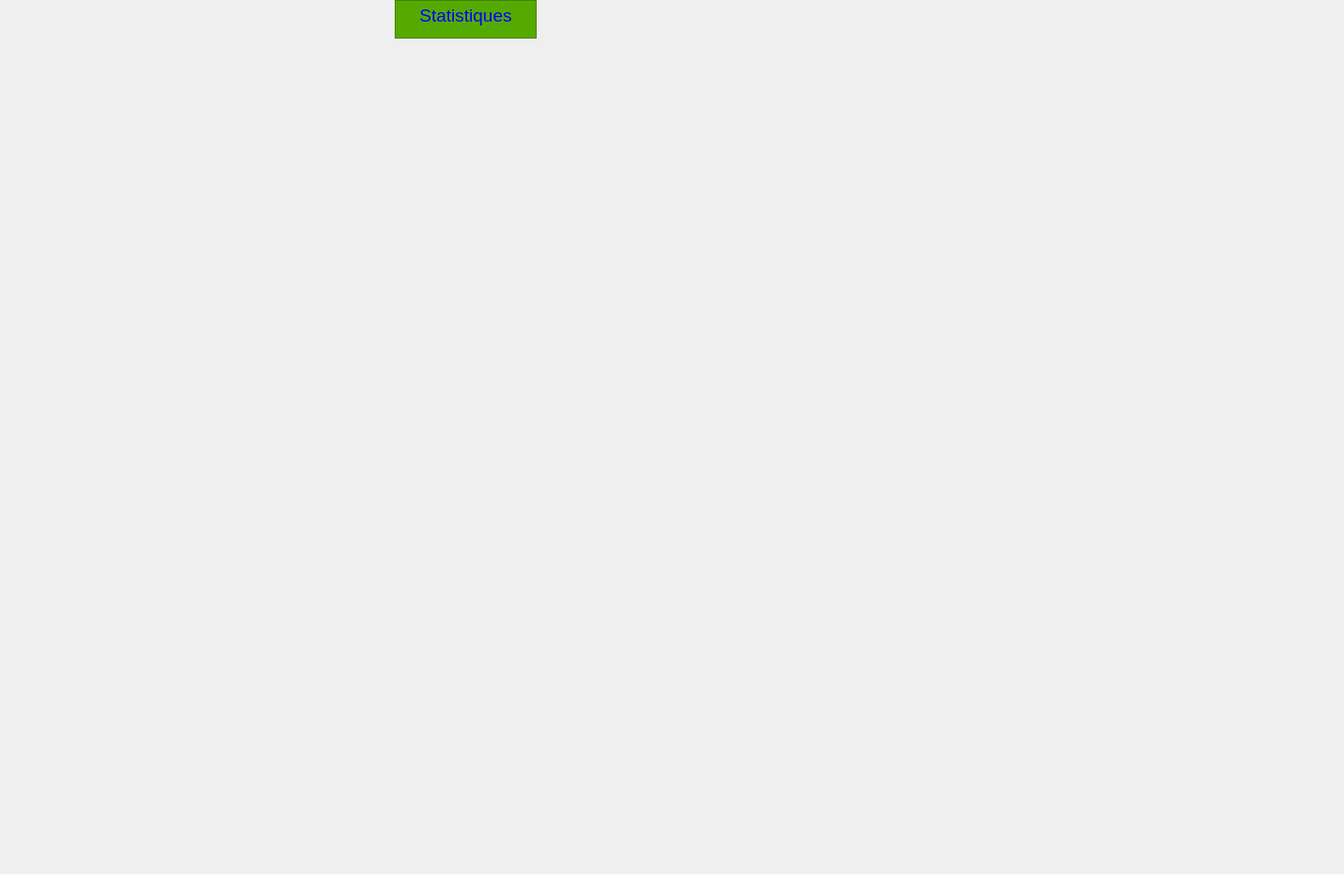
     <widget class="QWidget" name="tab_11">
      <attribute name="title">
       <string>Statistiques</string>
      </attribute>
      <widget class="QTextBrowser" name="textBrowser_7">
       <property name="geometry">
        <rect>
         <x>420</x>
         <y>0</y>
         <width>151</width>
         <height>41</height>
        </rect>
       </property>
       <property name="styleSheet">
        <string notr="true">color: rgb(0, 0, 255);
background-color: rgb(255, 255, 255);
background-color: rgb(85, 170, 0);</string>
       </property>
       <property name="html">
        <string>&lt;!DOCTYPE HTML PUBLIC &quot;-//W3C//DTD HTML 4.0//EN&quot; &quot;http://www.w3.org/TR/REC-html40/strict.dtd&quot;&gt;
&lt;html&gt;&lt;head&gt;&lt;meta name=&quot;qrichtext&quot; content=&quot;1&quot; /&gt;&lt;style type=&quot;text/css&quot;&gt;
p, li { white-space: pre-wrap; }
&lt;/style&gt;&lt;/head&gt;&lt;body style=&quot; font-family:'MS Shell Dlg 2'; font-size:8.25pt; font-weight:400; font-style:normal;&quot;&gt;
&lt;p align=&quot;center&quot; style=&quot; margin-top:0px; margin-bottom:0px; margin-left:0px; margin-right:0px; -qt-block-indent:0; text-indent:0px;&quot;&gt;&lt;span style=&quot; font-family:'MS Shell Dlg 2'; font-size:14pt;&quot;&gt;Statistiques&lt;/span&gt;&lt;/p&gt;&lt;/body&gt;&lt;/html&gt;</string>
       </property>
      </widget>
      <widget class="QFrame" name="horizontalFrame_3">
       <property name="geometry">
        <rect>
         <x>460</x>
         <y>340</y>
         <width>961</width>
         <height>581</height>
        </rect>
       </property>
       <layout class="QHBoxLayout" name="horizontalLayout_3"/>
      </widget>
      <widget class="QFrame" name="horizontalFrame">
       <property name="geometry">
        <rect>
         <x>40</x>
         <y>50</y>
         <width>943</width>
         <height>563</height>
        </rect>
       </property>
       <layout class="QHBoxLayout" name="horizontalLayout_2"/>
      </widget>
     </widget>
